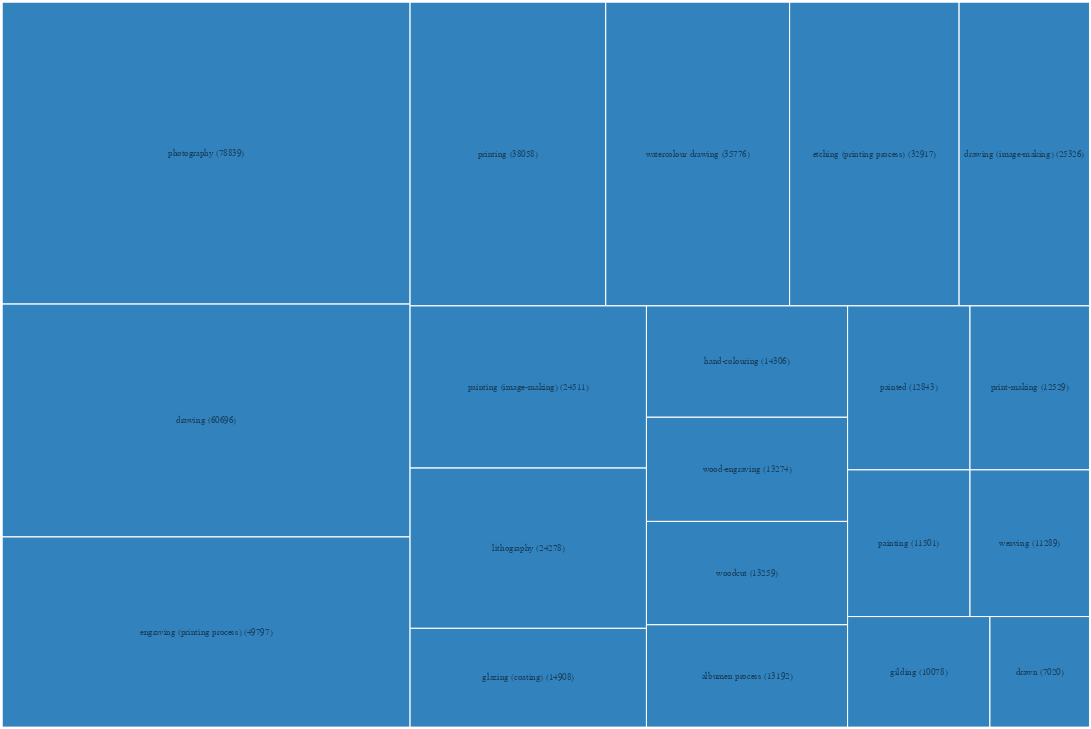

Source (notebook cell):
### Code cell
req = requests.get('http://vam-etc-test-api.azureedge.net/api/v2/objects/clusters/search?cluster_type=technique')

object_data = req.json()
object_info = object_data["info"]
object_clusters = object_data["clusters"]
materials = object_clusters["techniques"]["terms"]
treemap(materials, "Techniques")

### Figure 1 — Vega specification as saved in the notebook (floating-point values rounded to 4 significant figures)
{"$schema": "https://vega.github.io/schema/vega/v5.json", "autosize": "none", "data": [{"name": "tree", "transform": [{"key": "id", "parentKey": "parent", "type": "stratify"}, {"field": "value", "round": true, "size": [{"signal": "width"}, {"signal": "height"}], "sort": {"field": "value", "order": "descending"}, "type": "treemap"}], "values": [{"children": 20, "depth": 0, "id": 0, "name": "Techniques", "value": 0, "x0": 0, "x1": 1200, "y0": 0, "y1": 800}, {"children": 0, "depth": 1, "id": 1, "name": "photography (78839)", "parent": "0", "value": 78839, "x0": 0, "x1": 450, "y0": 0, "y1": 333}, {"children": 0, "depth": 1, "id": 2, "name": "drawing (60696)", "parent": "0", "value": 60696, "x0": 0, "x1": 450, "y0": 333, "y1": 590}, {"children": 0, "depth": 1, "id": 3, "name": "engraving (printing process) (49797)", "parent": "0", "value": 49797, "x0": 0, "x1": 450, "y0": 590, "y1": 800}, {"children": 0, "depth": 1, "id": 4, "name": "printing (38058)", "parent": "0", "value": 38058, "x0": 450, "x1": 666, "y0": 0, "y1": 335}, {"children": 0, "depth": 1, "id": 5, "name": "watercolour drawing (35776)", "parent": "0", "value": 35776, "x0": 666, "x1": 869, "y0": 0, "y1": 335}, {"children": 0, "depth": 1, "id": 6, "name": "etching (printing process) (32917)", "parent": "0", "value": 32917, "x0": 869, "x1": 1056, "y0": 0, "y1": 335}, {"children": 0, "depth": 1, "id": 7, "name": "drawing (image-making) (25326)", "parent": "0", "value": 25326, "x0": 1056, "x1": 1200, "y0": 0, "y1": 335}, {"children": 0, "depth": 1, "id": 8, "name": "painting (image-making) (24511)", "parent": "0", "value": 24511, "x0": 450, "x1": 711, "y0": 335, "y1": 514}, {"children": 0, "depth": 1, "id": 9, "name": "lithography (24278)", "parent": "0", "value": 24278, "x0": 450, "x1": 711, "y0": 514, "y1": 691}, {"children": 0, "depth": 1, "id": 10, "name": "glazing (coating) (14908)", "parent": "0", "value": 14908, "x0": 450, "x1": 711, "y0": 691, "y1": 800}, {"children": 0, "depth": 1, "id": 11, "name": "hand-colouring (14306)", "parent": "0", "value": 14306, "x0": 711, "x1": 933, "y0": 335, "y1": 458}, {"children": 0, "depth": 1, "id": 12, "name": "wood-engraving (13274)", "parent": "0", "value": 13274, "x0": 711, "x1": 933, "y0": 458, "y1": 573}, {"children": 0, "depth": 1, "id": 13, "name": "woodcut (13259)", "parent": "0", "value": 13259, "x0": 711, "x1": 933, "y0": 573, "y1": 687}, {"children": 0, "depth": 1, "id": 14, "name": "albumen process (13192)", "parent": "0", "value": 13192, "x0": 711, "x1": 933, "y0": 687, "y1": 800}, {"children": 0, "depth": 1, "id": 15, "name": "painted (12843)", "parent": "0", "value": 12843, "x0": 933, "x1": 1068, "y0": 335, "y1": 516}, {"children": 0, "depth": 1, "id": 16, "name": "print-making (12529)", "parent": "0", "value": 12529, "x0": 1068, "x1": 1200, "y0": 335, "y1": 516}, {"children": 0, "depth": 1, "id": 17, "name": "painting (11501)", "parent": "0", "value": 11501, "x0": 933, "x1": 1068, "y0": 516, "y1": 678}, {"children": 0, "depth": 1, "id": 18, "name": "weaving (11289)", "parent": "0", "value": 11289, "x0": 1068, "x1": 1200, "y0": 516, "y1": 678}, {"children": 0, "depth": 1, "id": 19, "name": "gilding (10078)", "parent": "0", "value": 10078, "x0": 933, "x1": 1090, "y0": 678, "y1": 800}, {"children": 0, "depth": 1, "id": 20, "name": "drawn (7020)", "parent": "0", "value": 7020, "x0": 1090, "x1": 1200, "y0": 678, "y1": 800}]}, {"name": "nodes", "source": "tree", "transform": [{"expr": "datum.children", "type": "filter"}]}, {"name": "leaves", "source": "tree", "transform": [{"expr": "datum.parent == 0", "type": "filter"}]}], "description": "An example of treemap layout for hierarchical data.", "height": 800, "marks": [{"encode": {"enter": {"fill": {"field": "name", "scale": "color"}}, "update": {"x": {"field": "x0"}, "x2": {"field": "x1"}, "y": {"field": "y0"}, "y2": {"field": "y1"}}}, "from": {"data": "nodes"}, "interactive": false, "type": "rect"}, {"encode": {"enter": {"stroke": {"value": "#fff"}}, "hover": {"fill": {"value": "red"}}, "update": {"fill": {"value": "transparent"}, "x": {"field": "x0"}, "x2": {"field": "x1"}, "y": {"field": "y0"}, "y2": {"field": "y1"}}}, "from": {"data": "leaves"}, "type": "rect"}, {"encode": {"enter": {"align": {"value": "center"}, "baseline": {"value": "middle"}, "fill": {"value": "#000"}, "fillOpacity": {"field": "depth", "scale": "opacity"}, "font": {"value": "Helvetica Neue, Arial"}, "fontSize": {"field": "depth", "scale": "size"}, "text": {"field": "name"}}, "update": {"x": {"signal": "0.5 * (datum.x0 + datum.x1)"}, "y": {"signal": "0.5 * (datum.y0 + datum.y1)"}}}, "from": {"data": "leaves"}, "interactive": false, "type": "text"}], "padding": 2.5, "scales": [{"domain": {"data": "nodes", "field": "name"}, "name": "color", "range": ["#3182bd", "#6baed6", "#9ecae1", "#c6dbef", "#e6550d", "#fd8d3c", "#fdae6b", "#fdd0a2", "#31a354", "#74c476", "#a1d99b", "#c7e9c0", "#756bb1", "#9e9ac8", "#bcbddc", "#dadaeb", "#636363", "#969696", "#bdbdbd", "#d9d9d9"], "type": "ordinal"}, {"domain": [0, 1, 2, 3], "name": "size", "range": [256, 10, 20, 14], "type": "ordinal"}, {"domain": [0, 1, 2, 3], "name": "opacity", "range": [0.15, 0.5, 0.8, 1], "type": "ordinal"}], "width": 1200}
